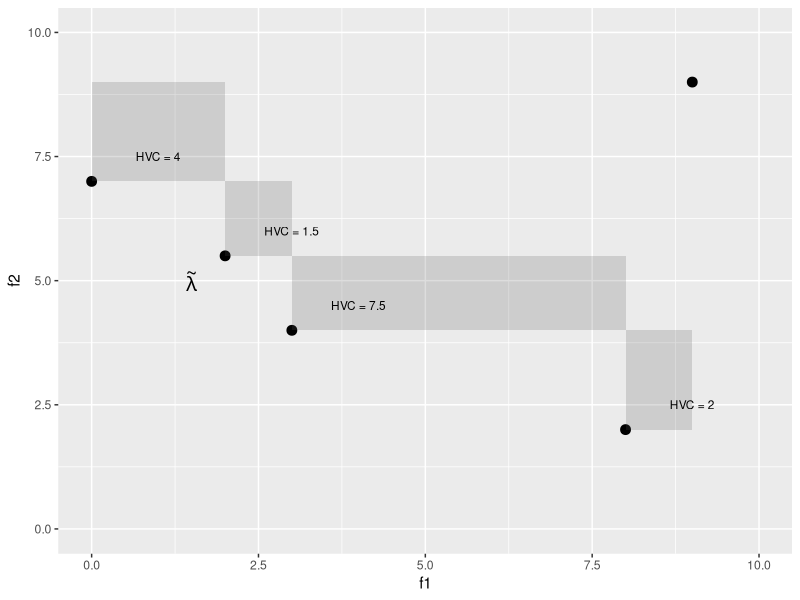

Recreate this plot in R.
# ------------------------------------------------------------------------------
# multicrit

# FIG: Illustrates the hypervolume contributions (HVC) of individual solutions 
#      in a two-objective optimization problem.
# ------------------------------------------------------------------------------

library(ggplot2)

# ------------------------------------------------------------------------------

# ref_p = c(9,9)
dd = data.frame(f1 = c(0, 2, 3, 8, 9), f2 = c(7, 5.5, 4 , 2, 9))
dd$f1_max = dd$f1
dd$f2_max = dd$f2
n = nrow(dd)

oo = order(dd$f1, decreasing = TRUE)
for (j in 2:n)
  dd[oo[j], "f1_max"] = dd[oo[j-1], "f1"]
oo = order(dd$f2, decreasing = TRUE)
for (j in 2:n)
  dd[oo[j], "f2_max"] = dd[oo[j-1], "f2"]


dd$hvc = (dd$f2_max - dd$f2) * (dd$f1_max - dd$f1)
dd$hvc[n] = Inf
j_worst = which.min(dd$hvc)

pl = ggplot(dd, aes(x = f1, y = f2))
pl = pl + geom_point(size = 3)
pl = pl + geom_rect(aes(xmin = f1, xmax = f1_max, ymin = f2, ymax = f2_max), alpha = 0.2)
# pl = pl + geom_point(x = 9, y = 9, size = 3)
pl = pl + xlim(0,10) + ylim(0, 10)
# pl = pl + geom_text(aes(x = 5, y = 7, label = expression(lambda)))
pl = pl + geom_text(data = dd[-n,], aes(x = f1+1, y = f2+0.5, label = paste("HVC =",hvc)), size = 3)
pl = pl +  annotate("text", x = dd$f1[j_worst]-0.5, y = dd$f2[j_worst]-0.5, size = 5, parse = TRUE, label = as.character(expression(tilde(lambda))))

ggsave("../figure_man/hv_contrib.png", pl, width = 3, height = 3)


